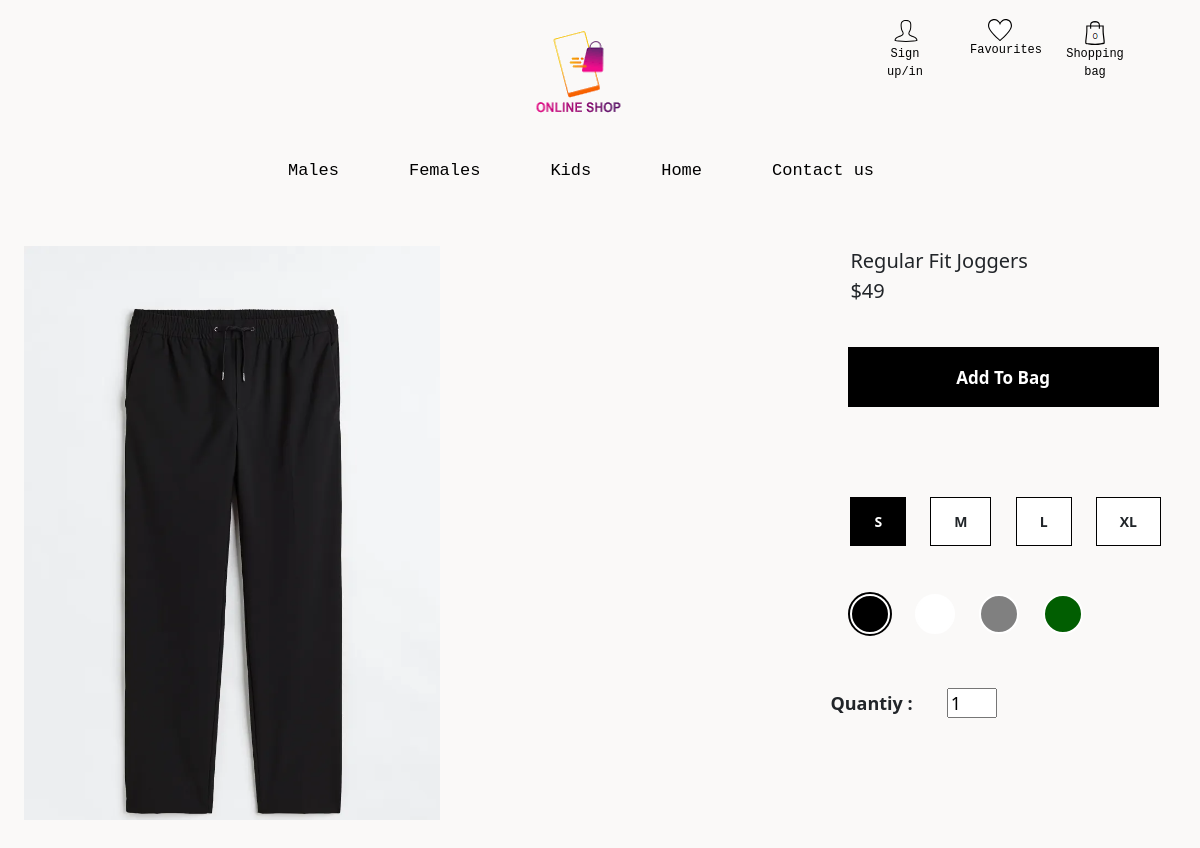
The page /index.php?url=ControllerProduct/show&id=1 on the database its author committed.
### tables this page shows
CREATE TABLE `products` (
  `ID` int(11) NOT NULL,
  `CategoryID` int(11) NOT NULL,
  `Gender` enum('M','F') NOT NULL,
  `Price` int(11) NOT NULL,
  `Age` int(11) NOT NULL,
  `Image` varchar(100) NOT NULL,
  `Label` varchar(100) NOT NULL,
  `IMG` varchar(60) DEFAULT NULL
);

### App/Controllers/ControllerProduct.php (called while the page is built, shortened)
<?php
    $root = $_SERVER["DOCUMENT_ROOT"] . '/Myproject/';
    require_once $root . 'App/Model/ModelProduct.php';
    class ControllerProduct extends Controller{
        private $model;
        public function __construct() {
            $this->model = new ProductModel(Database::getInstance()->getConnection());
        }
        public function show($id){
            $row = $this->model->find($id);
            require_once("C:/xampp/htdocs/Myproject/App/Views/Product/ProductById.php");
        }
    }

### index.php (called while the page is built, shortened)
<?php
    require_once "Routing/Routes.php";
    $url = isset($_GET['url']) ? "/" . $_GET['url'] : '/';
    $router->dispatch($url);

### App/Model/Database.php (called while the page is built, shortened)
<?php
    class Database{
        private static $instance;
        private $connection;
        private function __construct(){
            try{
                $this->connection = new PDO("mysql:host =" . App::$host . ";dbname =" . App::$dbname, App::$user, App::$password );
                $this->connection->setAttribute(PDO::ATTR_ERRMODE, PDO::ERRMODE_EXCEPTION);
            }catch(PDOException  $e){
                die("Failure : " . $e->getMessage());
            }
        }
        public static function getInstance(){
            if(self::$instance == null) {
                self::$instance = new Database();
            }
            return self::$instance;
        }
        public function getConnection(){
            return $this->connection;
        }
    }

### App/Model/ModelProduct.php (called while the page is built, shortened)
<?php
    require_once $_SERVER["DOCUMENT_ROOT"] . '/Myproject/' . "App/Model/Model.php";
    class  ProductModel extends Model{
        public function __construct($db){
            $this->table = "EcomDB.products";
        }
        public function find($key){
            try{
                $query = "select Label, IMG, Price  from " . $this->table . " where ID = $key";
                return $this->db->query($query)->fetch(PDO::FETCH_ASSOC);
            }catch(PDOException $e){
                die("Fetching failed".$e->getMessage());
            }
        }
    }

### App/Model/Model.php (called while the page is built, shortened)
<?php
    require_once $_SERVER["DOCUMENT_ROOT"] . '/Myproject/'."App/Model/Database.php";
    abstract class Model{
    public function __construct($db ){
        $this->db = $db;
    }
}

### App/Views/Product/ProductById.php (the view, shortened to what this page needs)
<?php require_once "c:/xampp/htdocs/Myproject/App/Views/Header.php"?>
<div class = "prodbody">
    <div class="leftside">
        <div class="prdImg">
            <img src="/Myproject/Assets/Images/<?= $row["IMG"]?>" alt="">
        </div>
    </div>
    <div class = "rightside">
        <?php if(!isset($_SESSION)){?>
            <button data-bs-toggle="modal" data-bs-target="#exampleModal">Sign Up/In</button>
        <?php }else{ ?>
            <span style="font-size: 20px;font-weight:500;margin-left:20px;"><?= $row["Label"]?></span><br>
            <span style="font-size: 20px;font-weight:500;margin-left:20px;"><?= "$" . $row["Price"]?></span><br>
            <form action="/Myproject/index.php?url=ControllerBag/addToBag" method="post">
                <br><input type="submit" value="Add To Bag" class = "addToBagBtn">
                <br><br><br><br>
                <input type="radio" name="size" id="size-1" class="radio" value="S" checked><label class="size size-1" for="size-1">S</label>
                <input type="radio" name="size" id="size-2" class="radio" value="M">        <label class="size size-2" for="size-2">M</label>
                <input type="radio" name="size" id="size-3" class="radio" value="L">        <label class="size size-3" for="size-3">L</label>
                <input type="radio" name="size" id="size-4" class="radio" value="XL">       <label class="size size-4" for="size-4">XL</label>
                <br></br><br>
                <input type="radio" name="color" id="color-1" class="radio" value="black" checked><label class="color color-1" for="color-1"></label>
                <input type="radio" name="color" id="color-2" class="radio" value="white">        <label class="color color-2" for="color-2"></label>
                <input type="radio" name="color" id="color-3" class="radio" value="gray">        <label class="color color-3" for="color-3"></label>
                <input type="radio" name="color" id="color-4" class="radio" value="green">       <label class="color color-4" for="color-4"></label>
                <br><br><br>
                <label style ="margin-right: 30px; font-weight:bold; font-size:large;" for="quantity">Quantiy : </label>
                <input type="number" name="quantity" id="quantity" value="1">
            </form>
        <?php }?>
    </div>
</div>
</body>
</html>

### Assets/Css/pageStyle.css (style rules this page uses)
body { margin: 0px; padding: 0px; height: 1000px; width: 100%; background-color: #faf9f8; }

### Assets/Css/bagstyle.css (style rules this page uses)
.leftside { width : 70%; margin: 0%; padding: 0%; height : 100%; }
.rightside { width: 30%; height: 100%; margin: 0%; padding: 0%; background-color: white; }

### Assets/Css/ProductByIdStyle.css (style rules this page uses)
.prodbody { width: 96%; height: 500px; margin-left: 2%; margin-right: 2%; margin-top: 3%; padding: 0%; display: flex; flex-direction: row; }
.prodbody .leftside { width : 70%; margin: 0%; padding: 0%; height : 100%; }
.prodbody .rightside { width: 30%; height: 100%; margin: 0%; padding: 0%; background-color: #faf9f8; }
.size { padding : 13px 23px; background-color: white; font-weight: bold; cursor: pointer; font-size: 14px; margin-left : 20px; border: 1px solid black; }
#size-1:checked ~ .size-1, #size-2:checked ~ .size-2, #size-3:checked ~ .size-3, #size-4:checked ~ .size-4 { background-color: black; color: white; }
.color { height : 40px; width: 40px; border-radius: 50%; border: 2px solid white; margin-left : 20px; }
.color-1 { background-color: black; }
.color-2 { background-color: white; }
.color-3 { background-color: gray; }
.color-4 { background-color: rgb(1, 94, 1); }
#color-1:checked ~ .color-1, #color-2:checked ~ .color-2, #color-3:checked ~ .color-3, #color-4:checked ~ .color-4 { outline: 2px solid black; }
#quantity { width: 50px; height: 30px; font-size: large; }
.addToBagBtn { width : 90%; height: 60px; margin: 5%; background-color: black; color: white; font-size: 17px; font-weight: bold; border: 1px solid black; }
.prdImg { width: 50%; }

### rows shown on the page
products: IMG (picture), Label "Regular Fit Joggers", Price "49"
